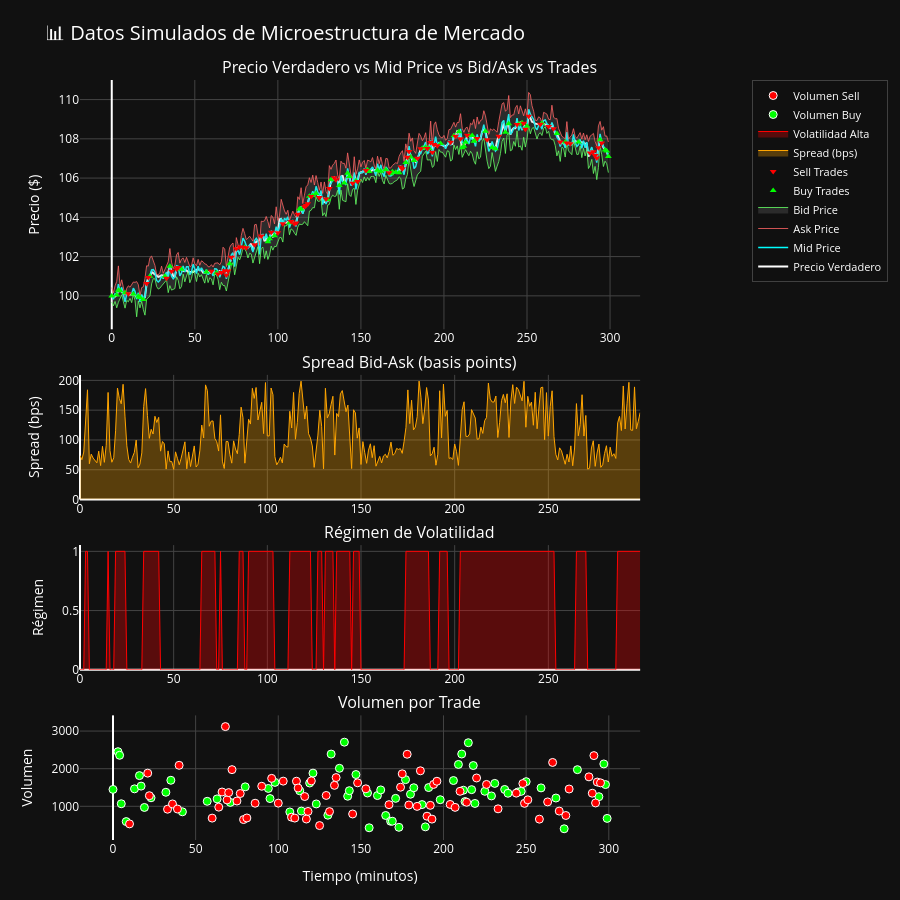

This figure's notebook cell:
### Markdown cell above
## 1.6 Visualización de los Datos Simulados

Creamos gráficos interactivos para entender las características de los datos simulados antes de aplicar el filtro de Kalman.

### Code cell
# Crear visualización principal de precios y spread con tema oscuro
fig = make_subplots(
    rows=4, cols=1,
    subplot_titles=('Precio Verdadero vs Mid Price vs Bid/Ask vs Trades', 'Spread Bid-Ask (basis points)', 'Régimen de Volatilidad', 'Volumen por Trade'),
    vertical_spacing=0.06,
    row_heights=[0.4, 0.2, 0.2, 0.2],
    specs=[[{"secondary_y": False}], 
           [{"secondary_y": False}], 
           [{"secondary_y": False}], 
           [{"secondary_y": False}]]
)

# Gráfico 1: Precios con bid/ask
fig.add_trace(
    go.Scatter(x=market_data['time'], y=market_data['true_price'], 
               name='Precio Verdadero', line=dict(color='white', width=2)),
    row=1, col=1
)

fig.add_trace(
    go.Scatter(x=market_data['time'], y=market_data['mid_price'], 
               name='Mid Price', line=dict(color='cyan', width=1.5)),
    row=1, col=1
)

# Añadir bid y ask como área sombreada
fig.add_trace(
    go.Scatter(x=market_data['time'], y=market_data['ask_price'], 
               name='Ask Price', line=dict(color='rgba(255,100,100,0.8)', width=1),
               fill=None, mode='lines'),
    row=1, col=1
)

fig.add_trace(
    go.Scatter(x=market_data['time'], y=market_data['bid_price'], 
               name='Bid Price', line=dict(color='rgba(100,255,100,0.8)', width=1),
               fill='tonexty', fillcolor='rgba(150,150,150,0.2)', mode='lines'),
    row=1, col=1
)

# Agregar trades como puntos
if len(trades_data) > 0:
    # Separar buys y sells para diferente color
    buys = trades_data[trades_data['side'] == 1]
    sells = trades_data[trades_data['side'] == -1]
    
    if len(buys) > 0:
        fig.add_trace(
            go.Scatter(x=buys['time'], y=buys['price'], mode='markers',
                       name='Buy Trades', marker=dict(color='lime', size=6, symbol='triangle-up')),
            row=1, col=1
        )
    
    if len(sells) > 0:
        fig.add_trace(
            go.Scatter(x=sells['time'], y=sells['price'], mode='markers',
                       name='Sell Trades', marker=dict(color='red', size=6, symbol='triangle-down')),
            row=1, col=1
        )

# Gráfico 2: Spread
fig.add_trace(
    go.Scatter(x=market_data['time'], y=market_data['spread_bps'], 
               name='Spread (bps)', line=dict(color='orange', width=1), 
               fill='tozeroy', fillcolor='rgba(255,165,0,0.3)'),
    row=2, col=1
)

# Gráfico 3: Régimen de volatilidad
fig.add_trace(
    go.Scatter(x=market_data['time'], y=market_data['vol_regime'], 
               name='Volatilidad Alta', line=dict(color='red', width=1), 
               mode='lines', fill='tozeroy', fillcolor='rgba(255,0,0,0.3)'),
    row=3, col=1
)

# Gráfico 4: Volumen por trade - REDISEÑADO SIN COLORBAR
if len(trades_data) > 0:
    # Separar trades por lado para usar colores fijos sin colorbar
    buys_vol = trades_data[trades_data['side'] == 1]
    sells_vol = trades_data[trades_data['side'] == -1]
    
    # Buy trades en verde
    if len(buys_vol) > 0:
        fig.add_trace(
            go.Scatter(x=buys_vol['time'], y=buys_vol['volume'], 
                       mode='markers',
                       marker=dict(color='lime', size=8, line=dict(width=1, color='white')),
                       name='Volumen Buy',
                       text=[f"Vol: {v:,.0f}<br>Side: Buy" for v in buys_vol['volume']],
                       hovertemplate='<b>Tiempo:</b> %{x}<br><b>Volumen:</b> %{y:,.0f}<br>%{text}<extra></extra>'),
            row=4, col=1
        )
    
    # Sell trades en rojo
    if len(sells_vol) > 0:
        fig.add_trace(
            go.Scatter(x=sells_vol['time'], y=sells_vol['volume'], 
                       mode='markers',
                       marker=dict(color='red', size=8, line=dict(width=1, color='white')),
                       name='Volumen Sell',
                       text=[f"Vol: {v:,.0f}<br>Side: Sell" for v in sells_vol['volume']],
                       hovertemplate='<b>Tiempo:</b> %{x}<br><b>Volumen:</b> %{y:,.0f}<br>%{text}<extra></extra>'),
            row=4, col=1
        )

# Configuración del layout con tema oscuro y leyenda mejorada
fig.update_layout(
    title={
        'text': '📊 Datos Simulados de Microestructura de Mercado',
        'font': {'color': 'white', 'size': 20}
    },
    height=900,
    showlegend=True,
    legend=dict(
        x=1.02, y=1,
        font=dict(color='white', size=11),
        bgcolor='rgba(17, 17, 17, 0.8)',
        bordercolor='rgba(255, 255, 255, 0.2)',
        borderwidth=1
    ),
    plot_bgcolor='rgb(17, 17, 17)',
    paper_bgcolor='rgb(17, 17, 17)',
    font=dict(color='white'),
    # Forzar alineación izquierda de todos los subplots
    margin=dict(l=80, r=150, t=80, b=60)
)

# Actualizar ejes con tema oscuro y forzar alineación izquierda consistente
for i in range(1, 5):
    fig.update_xaxes(
        gridcolor='rgb(68, 68, 68)',
        tickfont=dict(color='white'),
        row=i, col=1
    )
    fig.update_yaxes(
        gridcolor='rgb(68, 68, 68)',
        tickfont=dict(color='white'),
        row=i, col=1
    )

# Forzar alineación izquierda específica para todos los subplots
fig.update_layout(
    xaxis=dict(domain=[0.0, 0.85]),   # Subplot 1
    xaxis2=dict(domain=[0.0, 0.85]),  # Subplot 2  
    xaxis3=dict(domain=[0.0, 0.85]),  # Subplot 3
    xaxis4=dict(domain=[0.0, 0.85])   # Subplot 4
)

# Configurar títulos de ejes con color blanco
fig.update_xaxes(title_text="Tiempo (minutos)", title_font=dict(color='white'), row=4, col=1)
fig.update_yaxes(title_text="Precio ($)", title_font=dict(color='white'), row=1, col=1)
fig.update_yaxes(title_text="Spread (bps)", title_font=dict(color='white'), row=2, col=1)
fig.update_yaxes(title_text="Régimen", title_font=dict(color='white'), row=3, col=1)
fig.update_yaxes(title_text="Volumen", title_font=dict(color='white'), row=4, col=1)

# Actualizar títulos de subplots con color blanco
annotations = list(fig.layout.annotations)
for annotation in annotations:
    annotation.font.color = 'white'
fig.layout.annotations = annotations

fig.show()

print(f"🎯 Visualización completada con tema oscuro y leyenda mejorada")
print(f"📊 Observa cómo el spread (área sombreada entre bid-ask) se amplía durante períodos de alta volatilidad")
print(f"💱 Los trades están distribuidos a lo largo del tiempo con volúmenes variables")
print(f"🔍 El mid price sigue al precio verdadero pero con ruido")
print(f"📈 Volúmenes Buy (verde) y Sell (rojo) claramente diferenciados sin barra vertical")
print(f"✨ Leyenda limpia sin elementos superpuestos")

### Figure 1 — Plotly figure (JSON) as saved in the notebook; plotly's stock layout.template omitted (floating-point values rounded to 4 significant figures; data arrays with more than 128 entries replaced by an {"elided": "..."} marker saying what was removed)
{"data": [{"line": {"color": "white", "width": 2}, "name": "Precio Verdadero", "type": "scatter", "x": {"elided": "300 int values"}, "xaxis": "x", "y": {"elided": "300 float values"}, "yaxis": "y"}, {"line": {"color": "cyan", "width": 1.5}, "name": "Mid Price", "type": "scatter", "x": {"elided": "300 int values"}, "xaxis": "x", "y": {"elided": "300 float values"}, "yaxis": "y"}, {"line": {"color": "rgba(255,100,100,0.8)", "width": 1}, "mode": "lines", "name": "Ask Price", "type": "scatter", "x": {"elided": "300 int values"}, "xaxis": "x", "y": {"elided": "300 float values"}, "yaxis": "y"}, {"fill": "tonexty", "fillcolor": "rgba(150,150,150,0.2)", "line": {"color": "rgba(100,255,100,0.8)", "width": 1}, "mode": "lines", "name": "Bid Price", "type": "scatter", "x": {"elided": "300 int values"}, "xaxis": "x", "y": {"elided": "300 float values"}, "yaxis": "y"}, {"marker": {"color": "lime", "size": 6, "symbol": "triangle-up"}, "mode": "markers", "name": "Buy Trades", "type": "scatter", "x": [0, 3, 4, 5, 8, 13, 16, 17, 19, 23, 32, 35, 42, 57, 63, 71, 80, 94, 95, 98, 107, 113, 114, 119, 121, 123, 130, 132, 137, 140, 142, 143, 147, 154, 155, 160, 162, 165, 168, 169, 171, 173, 177, 180, 182, 187, 189, 191, 198, 206, 209, 211, 212, 213, 215, 217, 218, 219, 225, 229, 231, 237, 239, 245, 247, 250, 259, 268, 273, 281, 294, 297, 298, 299], "xaxis": "x", "y": [100.0, 100.0, 100.3, 100.3, 100.2, 100.1, 99.97, 99.91, 99.82, 101.0, 101.0, 101.5, 101.4, 101.2, 101.2, 101.6, 102.5, 102.8, 102.9, 103.1, 103.7, 104.4, 104.4, 105.1, 105.1, 105.2, 104.9, 105.9, 105.6, 105.7, 106.2, 106.1, 105.9, 106.4, 106.3, 106.4, 106.3, 106.4, 106.2, 106.3, 106.3, 106.3, 106.8, 107.1, 106.9, 107.5, 107.6, 107.5, 107.8, 108.2, 108.4, 107.5, 107.6, 107.8, 108.2, 108.2, 107.9, 108.0, 108.4, 107.6, 107.5, 108.3, 108.8, 108.8, 108.8, 108.6, 108.8, 108.3, 107.8, 107.8, 108.0, 107.4, 107.4, 107.1], "yaxis": "y"}, {"marker": {"color": "red", "size": 6, "symbol": "triangle-down"}, "mode": "markers", "name": "Sell Trades", "type": "scatter", "x": [10, 21, 22, 33, 36, 39, 40, 60, 64, 66, 68, 69, 70, 72, 75, 77, 79, 81, 86, 90, 96, 100, 103, 108, 110, 111, 112, 116, 117, 118, 120, 125, 129, 131, 134, 135, 145, 148, 153, 167, 174, 175, 178, 179, 184, 186, 190, 192, 193, 194, 196, 204, 207, 210, 214, 220, 226, 233, 244, 248, 249, 251, 258, 263, 266, 270, 274, 276, 288, 290, 291, 292, 293, 295], "xaxis": "x", "y": [100.1, 100.6, 100.9, 100.9, 101.2, 101.4, 101.4, 101.3, 101.1, 101.2, 101.3, 101.1, 101.3, 102.0, 102.4, 102.5, 102.5, 102.5, 102.6, 103.0, 103.2, 103.2, 103.7, 103.8, 103.7, 103.7, 104.2, 104.5, 104.6, 104.7, 105.1, 105.0, 104.9, 105.5, 106.0, 105.9, 105.7, 105.8, 106.4, 106.3, 106.6, 106.5, 107.1, 107.4, 107.0, 107.5, 107.5, 107.8, 107.3, 107.7, 107.7, 107.8, 108.1, 108.0, 108.2, 108.0, 108.0, 108.1, 108.7, 108.8, 108.5, 109.2, 108.7, 108.6, 108.5, 107.8, 107.8, 107.7, 107.3, 107.3, 107.2, 107.0, 107.5, 107.8], "yaxis": "y"}, {"fill": "tozeroy", "fillcolor": "rgba(255,165,0,0.3)", "line": {"color": "orange", "width": 1}, "name": "Spread (bps)", "type": "scatter", "x": {"elided": "300 int values"}, "xaxis": "x2", "y": {"elided": "300 float values"}, "yaxis": "y2"}, {"fill": "tozeroy", "fillcolor": "rgba(255,0,0,0.3)", "line": {"color": "red", "width": 1}, "mode": "lines", "name": "Volatilidad Alta", "type": "scatter", "x": {"elided": "300 int values"}, "xaxis": "x3", "y": {"elided": "300 int values"}, "yaxis": "y3"}, {"hovertemplate": "<b>Tiempo:</b> %{x}<br><b>Volumen:</b> %{y:,.0f}<br>%{text}<extra></extra>", "marker": {"color": "lime", "line": {"color": "white", "width": 1}, "size": 8}, "mode": "markers", "name": "Volumen Buy", "text": ["Vol: 1,449<br>Side: Buy", "Vol: 2,452<br>Side: Buy", "Vol: 2,356<br>Side: Buy", "Vol: 1,068<br>Side: Buy", "Vol: 594<br>Side: Buy", "Vol: 1,464<br>Side: Buy", "Vol: 1,816<br>Side: Buy", "Vol: 1,537<br>Side: Buy", "Vol: 970<br>Side: Buy", "Vol: 1,227<br>Side: Buy", "Vol: 1,373<br>Side: Buy", "Vol: 1,692<br>Side: Buy", "Vol: 854<br>Side: Buy", "Vol: 1,133<br>Side: Buy", "Vol: 1,197<br>Side: Buy", "Vol: 1,104<br>Side: Buy", "Vol: 1,518<br>Side: Buy", "Vol: 1,475<br>Side: Buy", "Vol: 1,206<br>Side: Buy", "Vol: 1,636<br>Side: Buy", "Vol: 850<br>Side: Buy", "Vol: 1,412<br>Side: Buy", "Vol: 874<br>Side: Buy", "Vol: 1,619<br>Side: Buy", "Vol: 1,882<br>Side: Buy", "Vol: 1,063<br>Side: Buy", "Vol: 764<br>Side: Buy", "Vol: 2,388<br>Side: Buy", "Vol: 2,010<br>Side: Buy", "Vol: 2,705<br>Side: Buy", "Vol: 1,268<br>Side: Buy", "Vol: 1,415<br>Side: Buy", "Vol: 1,845<br>Side: Buy", "Vol: 1,354<br>Side: Buy", "Vol: 429<br>Side: Buy", "Vol: 1,286<br>Side: Buy", "Vol: 1,436<br>Side: Buy", "Vol: 756<br>Side: Buy", "Vol: 602<br>Side: Buy", "Vol: 604<br>Side: Buy", "Vol: 1,211<br>Side: Buy", "Vol: 442<br>Side: Buy", "Vol: 1,709<br>Side: Buy", "Vol: 1,321<br>Side: Buy", "Vol: 1,494<br>Side: Buy", "Vol: 1,046<br>Side: Buy", "Vol: 454<br>Side: Buy", "Vol: 1,498<br>Side: Buy", "Vol: 1,175<br>Side: Buy", "Vol: 1,685<br>Side: Buy", "Vol: 2,113<br>Side: Buy", "Vol: 2,390<br>Side: Buy", "Vol: 1,428<br>Side: Buy", "Vol: 1,126<br>Side: Buy", "Vol: 2,690<br>Side: Buy", "Vol: 1,443<br>Side: Buy", "Vol: 2,084<br>Side: Buy", "Vol: 1,076<br>Side: Buy", "Vol: 1,399<br>Side: Buy", "Vol: 1,276<br>Side: Buy", "Vol: 1,609<br>Side: Buy", "Vol: 1,448<br>Side: Buy", "Vol: 1,347<br>Side: Buy", "Vol: 1,380<br>Side: Buy", "Vol: 1,397<br>Side: Buy", "Vol: 1,655<br>Side: Buy", "Vol: 1,490<br>Side: Buy", "Vol: 1,220<br>Side: Buy", "Vol: 403<br>Side: Buy", "Vol: 1,974<br>Side: Buy", "Vol: 1,256<br>Side: Buy", "Vol: 2,126<br>Side: Buy", "Vol: 1,578<br>Side: Buy", "Vol: 679<br>Side: Buy"], "type": "scatter", "x": [0, 3, 4, 5, 8, 13, 16, 17, 19, 23, 32, 35, 42, 57, 63, 71, 80, 94, 95, 98, 107, 113, 114, 119, 121, 123, 130, 132, 137, 140, 142, 143, 147, 154, 155, 160, 162, 165, 168, 169, 171, 173, 177, 180, 182, 187, 189, 191, 198, 206, 209, 211, 212, 213, 215, 217, 218, 219, 225, 229, 231, 237, 239, 245, 247, 250, 259, 268, 273, 281, 294, 297, 298, 299], "xaxis": "x4", "y": [1449, 2452, 2356, 1068, 594, 1464, 1816, 1537, 970, 1227, 1373, 1692, 854, 1133, 1197, 1104, 1518, 1475, 1206, 1636, 850, 1412, 874, 1619, 1882, 1063, 764, 2388, 2010, 2705, 1268, 1415, 1845, 1354, 429, 1286, 1436, 756, 602, 604, 1211, 442, 1709, 1321, 1494, 1046, 454, 1498, 1175, 1685, 2113, 2390, 1428, 1126, 2690, 1443, 2084, 1076, 1399, 1276, 1609, 1448, 1347, 1380, 1397, 1655, 1490, 1220, 403, 1974, 1256, 2126, 1578, 679], "yaxis": "y4"}, {"hovertemplate": "<b>Tiempo:</b> %{x}<br><b>Volumen:</b> %{y:,.0f}<br>%{text}<extra></extra>", "marker": {"color": "red", "line": {"color": "white", "width": 1}, "size": 8}, "mode": "markers", "name": "Volumen Sell", "text": ["Vol: 533<br>Side: Sell", "Vol: 1,882<br>Side: Sell", "Vol: 1,282<br>Side: Sell", "Vol: 923<br>Side: Sell", "Vol: 1,063<br>Side: Sell", "Vol: 928<br>Side: Sell", "Vol: 2,090<br>Side: Sell", "Vol: 686<br>Side: Sell", "Vol: 978<br>Side: Sell", "Vol: 1,380<br>Side: Sell", "Vol: 3,119<br>Side: Sell", "Vol: 1,170<br>Side: Sell", "Vol: 1,365<br>Side: Sell", "Vol: 1,975<br>Side: Sell", "Vol: 1,141<br>Side: Sell", "Vol: 1,340<br>Side: Sell", "Vol: 648<br>Side: Sell", "Vol: 690<br>Side: Sell", "Vol: 1,082<br>Side: Sell", "Vol: 1,533<br>Side: Sell", "Vol: 1,743<br>Side: Sell", "Vol: 1,084<br>Side: Sell", "Vol: 1,669<br>Side: Sell", "Vol: 711<br>Side: Sell", "Vol: 687<br>Side: Sell", "Vol: 1,667<br>Side: Sell", "Vol: 1,487<br>Side: Sell", "Vol: 1,260<br>Side: Sell", "Vol: 662<br>Side: Sell", "Vol: 864<br>Side: Sell", "Vol: 1,676<br>Side: Sell", "Vol: 488<br>Side: Sell", "Vol: 1,289<br>Side: Sell", "Vol: 859<br>Side: Sell", "Vol: 1,557<br>Side: Sell", "Vol: 1,764<br>Side: Sell", "Vol: 796<br>Side: Sell", "Vol: 1,625<br>Side: Sell", "Vol: 1,465<br>Side: Sell", "Vol: 1,044<br>Side: Sell", "Vol: 1,508<br>Side: Sell", "Vol: 1,863<br>Side: Sell", "Vol: 2,384<br>Side: Sell", "Vol: 1,034<br>Side: Sell", "Vol: 998<br>Side: Sell", "Vol: 1,944<br>Side: Sell", "Vol: 737<br>Side: Sell", "Vol: 1,026<br>Side: Sell", "Vol: 660<br>Side: Sell", "Vol: 1,582<br>Side: Sell", "Vol: 1,666<br>Side: Sell", "Vol: 1,050<br>Side: Sell", "Vol: 972<br>Side: Sell", "Vol: 1,399<br>Side: Sell", "Vol: 1,107<br>Side: Sell", "Vol: 1,753<br>Side: Sell", "Vol: 1,581<br>Side: Sell", "Vol: 933<br>Side: Sell", "Vol: 1,350<br>Side: Sell", "Vol: 1,605<br>Side: Sell", "Vol: 1,079<br>Side: Sell", "Vol: 1,172<br>Side: Sell", "Vol: 659<br>Side: Sell", "Vol: 1,117<br>Side: Sell", "Vol: 2,166<br>Side: Sell", "Vol: 873<br>Side: Sell", "Vol: 756<br>Side: Sell", "Vol: 1,460<br>Side: Sell", "Vol: 1,783<br>Side: Sell", "Vol: 1,348<br>Side: Sell", "Vol: 2,348<br>Side: Sell", "Vol: 1,089<br>Side: Sell", "Vol: 1,645<br>Side: Sell", "Vol: 1,623<br>Side: Sell"], "type": "scatter", "x": [10, 21, 22, 33, 36, 39, 40, 60, 64, 66, 68, 69, 70, 72, 75, 77, 79, 81, 86, 90, 96, 100, 103, 108, 110, 111, 112, 116, 117, 118, 120, 125, 129, 131, 134, 135, 145, 148, 153, 167, 174, 175, 178, 179, 184, 186, 190, 192, 193, 194, 196, 204, 207, 210, 214, 220, 226, 233, 244, 248, 249, 251, 258, 263, 266, 270, 274, 276, 288, 290, 291, 292, 293, 295], "xaxis": "x4", "y": [533, 1882, 1282, 923, 1063, 928, 2090, 686, 978, 1380, 3119, 1170, 1365, 1975, 1141, 1340, 648, 690, 1082, 1533, 1743, 1084, 1669, 711, 687, 1667, 1487, 1260, 662, 864, 1676, 488, 1289, 859, 1557, 1764, 796, 1625, 1465, 1044, 1508, 1863, 2384, 1034, 998, 1944, 737, 1026, 660, 1582, 1666, 1050, 972, 1399, 1107, 1753, 1581, 933, 1350, 1605, 1079, 1172, 659, 1117, 2166, 873, 756, 1460, 1783, 1348, 2348, 1089, 1645, 1623], "yaxis": "y4"}], "layout": {"annotations": [{"font": {"color": "white", "size": 16}, "showarrow": false, "text": "Precio Verdadero vs Mid Price vs Bid/Ask vs Trades", "x": 0.5, "xanchor": "center", "xref": "paper", "y": 1, "yanchor": "bottom", "yref": "paper"}, {"font": {"color": "white", "size": 16}, "showarrow": false, "text": "Spread Bid-Ask (basis points)", "x": 0.5, "xanchor": "center", "xref": "paper", "y": 0.612, "yanchor": "bottom", "yref": "paper"}, {"font": {"color": "white", "size": 16}, "showarrow": false, "text": "Régimen de Volatilidad", "x": 0.5, "xanchor": "center", "xref": "paper", "y": 0.388, "yanchor": "bottom", "yref": "paper"}, {"font": {"color": "white", "size": 16}, "showarrow": false, "text": "Volumen por Trade", "x": 0.5, "xanchor": "center", "xref": "paper", "y": 0.164, "yanchor": "bottom", "yref": "paper"}], "font": {"color": "white"}, "height": 900, "legend": {"bgcolor": "rgba(17, 17, 17, 0.8)", "bordercolor": "rgba(255, 255, 255, 0.2)", "borderwidth": 1, "font": {"color": "white", "size": 11}, "x": 1.02, "y": 1}, "margin": {"b": 60, "l": 80, "r": 150, "t": 80}, "paper_bgcolor": "rgb(17, 17, 17)", "plot_bgcolor": "rgb(17, 17, 17)", "showlegend": true, "title": {"font": {"color": "white", "size": 20}, "text": "📊 Datos Simulados de Microestructura de Mercado"}, "xaxis": {"anchor": "y", "domain": [0, 0.85], "gridcolor": "rgb(68, 68, 68)", "tickfont": {"color": "white"}}, "xaxis2": {"anchor": "y2", "domain": [0, 0.85], "gridcolor": "rgb(68, 68, 68)", "tickfont": {"color": "white"}}, "xaxis3": {"anchor": "y3", "domain": [0, 0.85], "gridcolor": "rgb(68, 68, 68)", "tickfont": {"color": "white"}}, "xaxis4": {"anchor": "y4", "domain": [0, 0.85], "gridcolor": "rgb(68, 68, 68)", "tickfont": {"color": "white"}, "title": {"font": {"color": "white"}, "text": "Tiempo (minutos)"}}, "yaxis": {"anchor": "x", "domain": [0.672, 1], "gridcolor": "rgb(68, 68, 68)", "tickfont": {"color": "white"}, "title": {"font": {"color": "white"}, "text": "Precio ($)"}}, "yaxis2": {"anchor": "x2", "domain": [0.448, 0.612], "gridcolor": "rgb(68, 68, 68)", "tickfont": {"color": "white"}, "title": {"font": {"color": "white"}, "text": "Spread (bps)"}}, "yaxis3": {"anchor": "x3", "domain": [0.224, 0.388], "gridcolor": "rgb(68, 68, 68)", "tickfont": {"color": "white"}, "title": {"font": {"color": "white"}, "text": "Régimen"}}, "yaxis4": {"anchor": "x4", "domain": [0, 0.164], "gridcolor": "rgb(68, 68, 68)", "tickfont": {"color": "white"}, "title": {"font": {"color": "white"}, "text": "Volumen"}}}}
